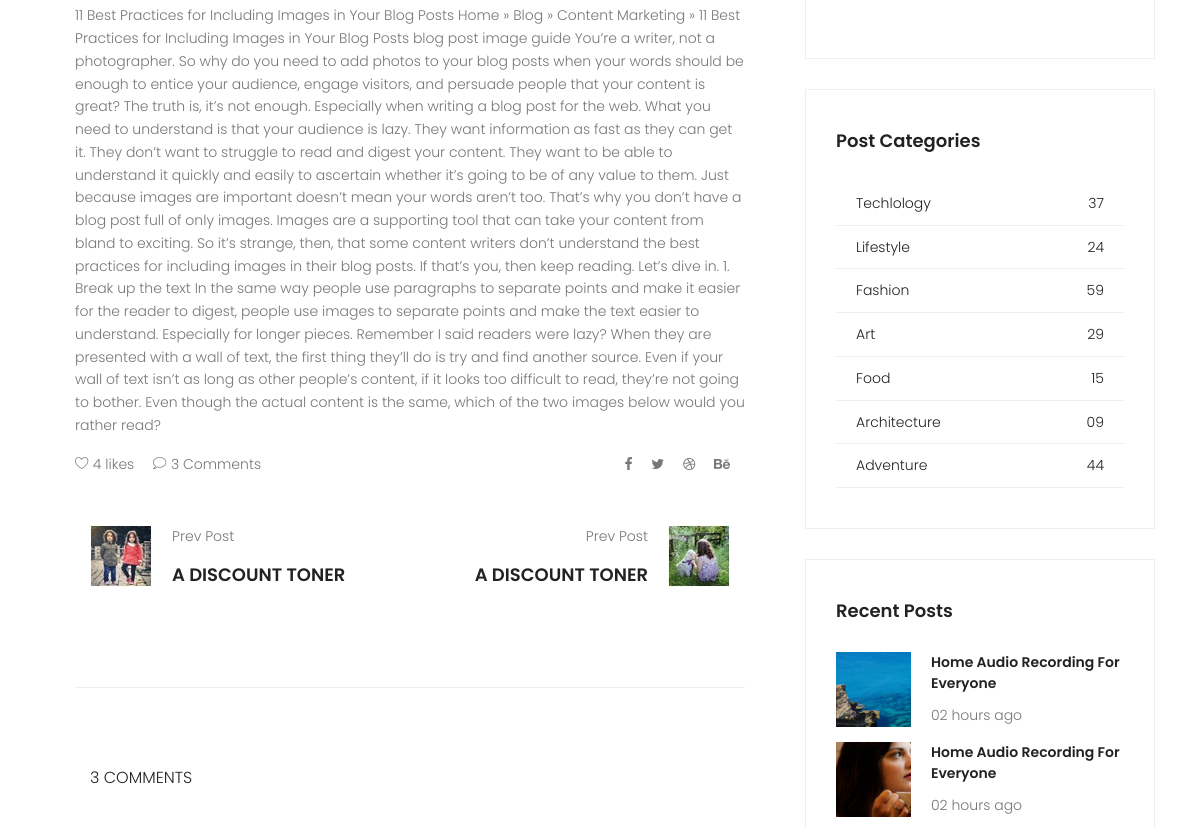
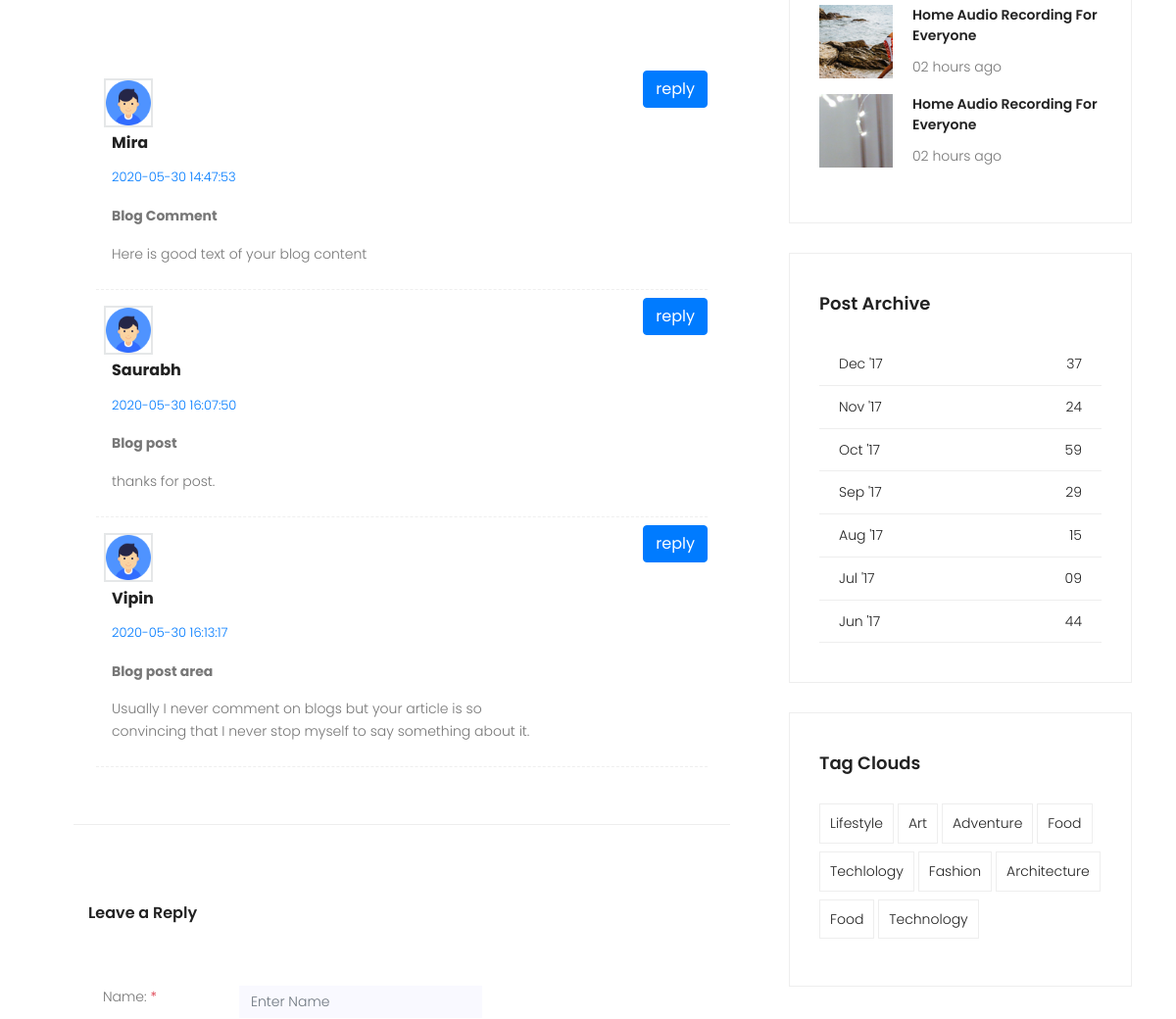
The page /blogs/view/1 (middle part) on the database as committed earlier (2 pictures, top to bottom).
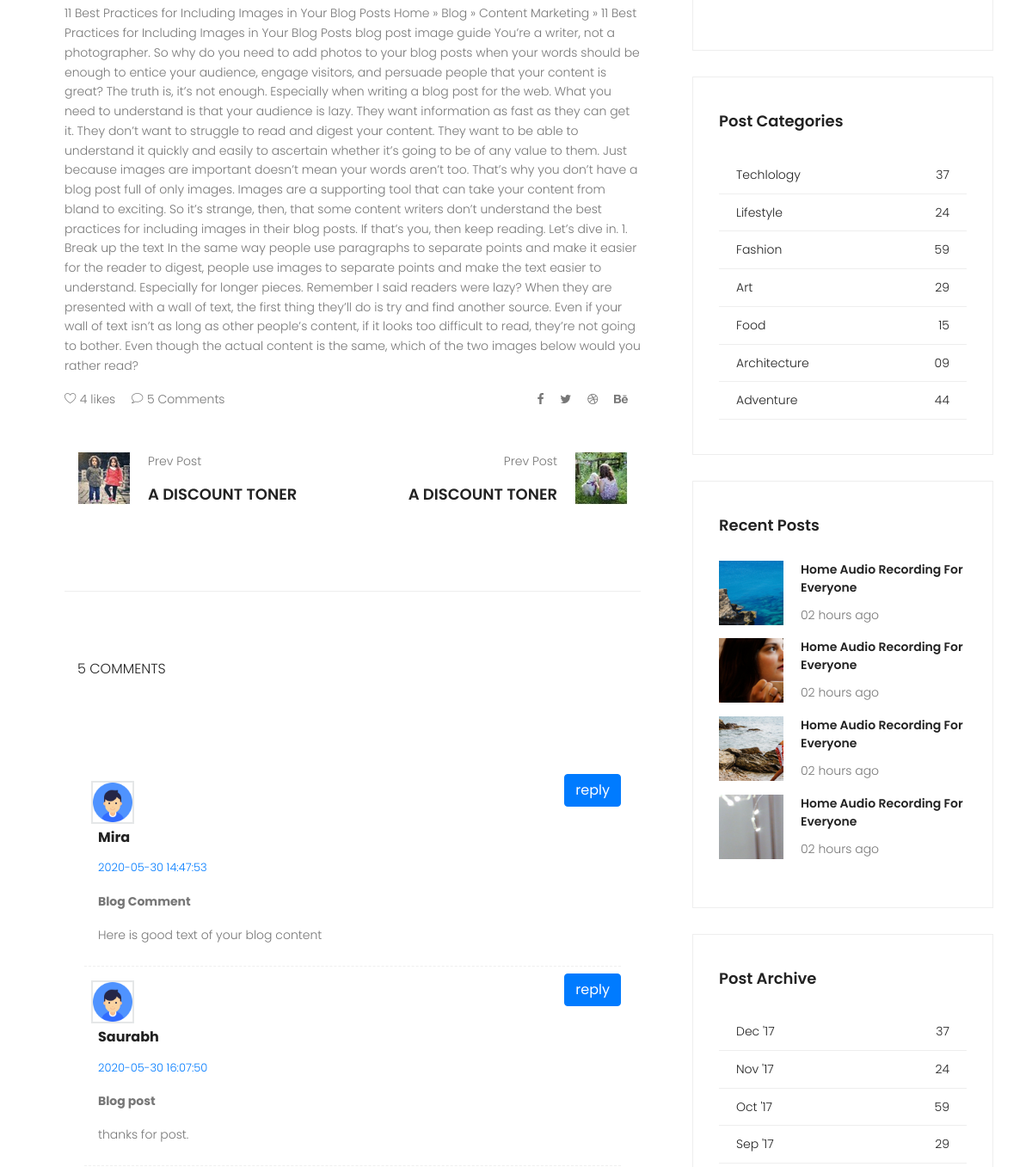
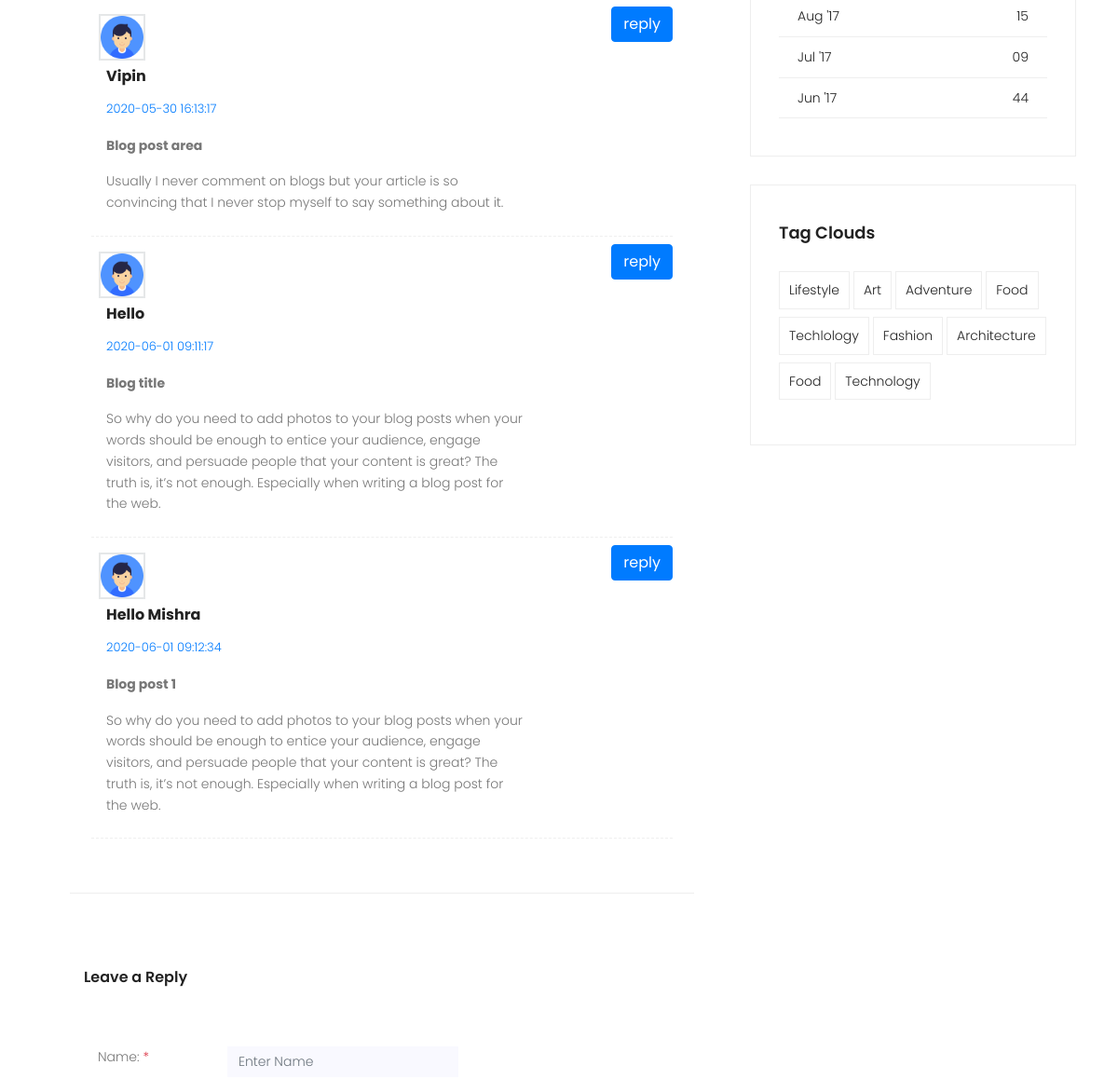
The same page on the database as committed later (2 pictures, top to bottom).
### tables this page shows
CREATE TABLE `blogs` (
  `blog_id` int(11) NOT NULL,
  `blog_uid` varchar(15) NOT NULL,
  `blog_name` varchar(255) NOT NULL,
  `blog_image` varchar(255) NOT NULL,
  `blog_desc` longtext NOT NULL,
  `created_at` timestamp NOT NULL DEFAULT current_timestamp(),
  `updated_at` timestamp NOT NULL DEFAULT current_timestamp() ON UPDATE current_timestamp()
);

CREATE TABLE `comments` (
  `comment_id` int(11) NOT NULL,
  `comment_uid` varchar(15) NOT NULL,
  `blog_id` int(11) NOT NULL,
  `name` varchar(50) NOT NULL,
  `email` varchar(100) NOT NULL,
  `comment_subject` varchar(255) NOT NULL,
  `comment_body` text NOT NULL,
  `comment_user_logo` varchar(255) DEFAULT NULL,
  `created_at` timestamp NOT NULL DEFAULT current_timestamp(),
  `updated_at` timestamp NOT NULL DEFAULT current_timestamp() ON UPDATE current_timestamp()
);

### application/controllers/Blogs.php (called while the page is built, shortened)
<?php
	class Blogs extends CI_Controller{
	public function view($blog_id){
			$data['blogs'] = $this->Blog_model->get_blog_by_id($blog_id);
			$data['comments'] = $this->Comment_model->get_comments($blog_id);
			$data['count'] = count($data['comments']);
			$this->load->view('templates/header');
			$this->load->view('blogs/view' , $data);
			$this->load->view('templates/footer');
		}
}

### index.php (called while the page is built, shortened)
<?php
require_once BASEPATH.'core/CodeIgniter.php';

### application/models/Blog_model.php (called while the page is built, shortened)
<?php
	class Blog_model extends CI_Model{
		public function get_blog_by_id($blog_id){
			$query = $this->db->get_where('blogs',array('blog_id' => $blog_id));
			return $query->row_array();
		}
	}

### application/models/Comment_model.php (called while the page is built, shortened)
<?php
	class Comment_model extends CI_Model{
		public function get_comments($blog_id){
			$query = $this->db->get_where('comments', array('blog_id' => $blog_id));
			return $query->result_array();
		}
	}

### application/views/blogs/view.php (the view, shortened to what the rows shown need)
<section class="blog-posts-area section-gap">
<div class="container">
<div class="row">
<div class="col-lg-8 post-list blog-post-list">
<div class="single-post">
<div class="content-wrap">
   <p>
      <?php echo $blogs['blog_desc'];?>
   </p>
</div>
<section class="comment-sec-area pt-80 pb-80">
   <div class="container">
      <div class="row mt-4">
         <div class="col-md-12 col-md-offset-2 col-sm-12">
            <div class="comment-wrapper">
               <div class="panel panel-info bg-none">
                  <div class="panel-body">
                     <ul class="media-list m-auto">
                        <?php if($comments) : ?>
                        <?php foreach($comments as $comment) : ?>
                        <li class="media m-2">
                           <div class="media-body">
                              <span class="m-2">
                                 <span class="">
                                 <a href="#" class="pull-left">
                                 <img src="<?php echo base_url(); ?>assets/Apanajob/profile/user-profile.png" alt="" style="width:50px;height:50px;">
                                 </a>
                                 </span>
                                 <span class="ml-2">
                                    <h5 class="font-weight-bold"><a href="#"><?php echo ucwords($comment['name']); ?></a></h5>
                                    <p class="date text-primary"><?php echo $comment['created_at']; ?></p>
                                    <p class="subject font-weight-bold">
                                       <?php echo ucfirst($comment['comment_subject']); ?>
                                    </p>
                                    <p class="comment">
                                       <?php echo $comment['comment_body']; ?>
                                    </p>
                                 </span>
                              </span>
                              <small class="btn btn-primary reply-btn float-right">reply</small>
                           </div>
                        </li>
                        <?php endforeach; ?>
                        <?php else : ?>
                        <li>
                           <span class="font-weight-bold">No Comments To Display</span>
                        </li>
                        <?php endif; ?>
                     </ul>
                  </div>
               </div>
            </div>
         </div>
      </div>
   </div>
</section>
</div>
</div>
</div>
</div>
</section>

Rows that differ between the two databases and show on the page:
added comments: name "Hello", created_at "2020-06-01 09:11:17", comment_subject "Blog title", comment_body "So why do you need to add photos to your blog posts when your words should be enough to entice your audience, engage visitors, and persuade people that your content is great? The truth is, it’s not enough. Especially when writing a blog post for the web."
added comments: name "Hello Mishra", created_at "2020-06-01 09:12:34", comment_subject "Blog post 1", comment_body "So why do you need to add photos to your blog posts when your words should be enough to entice your audience, engage visitors, and persuade people that your content is great? The truth is, it’s not enough. Especially when writing a blog post for the web."
Other text that changed with them:
$count: "3" → "5"
